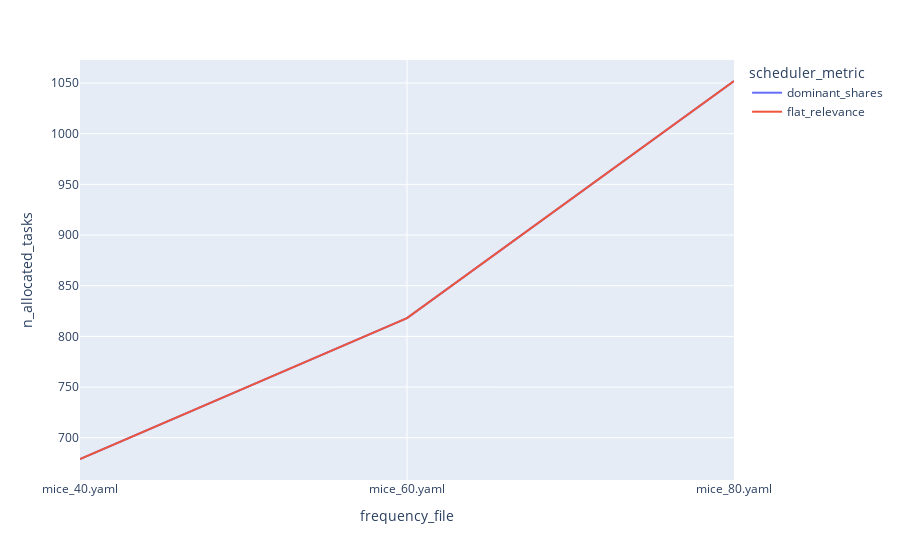

Notebook code for this chart:
### Markdown cell above
#### BudgetUnlocking - Dominant_Shares vs FlatRelevance
- N = 120

### Code cell
q = df.query("(scheduler_metric == 'dominant_shares' or scheduler_metric == 'flat_relevance') and scheduler_N == 120").sort_values(["frequency_file"])
px.line(q, x="frequency_file", y="n_allocated_tasks", color='scheduler_metric')

### Figure 1 — Plotly figure (JSON) as saved in the notebook; plotly's stock layout.template omitted (floating-point values rounded to 4 significant figures)
{"data": [{"hovertemplate": "scheduler_metric=dominant_shares<br>frequency_file=%{x}<br>n_allocated_tasks=%{y}<extra></extra>", "legendgroup": "dominant_shares", "line": {"color": "#636efa", "dash": "solid"}, "marker": {"symbol": "circle"}, "mode": "lines", "name": "dominant_shares", "orientation": "v", "showlegend": true, "type": "scatter", "x": ["mice_40.yaml", "mice_60.yaml", "mice_80.yaml"], "xaxis": "x", "y": [679, 818, 1052], "yaxis": "y"}, {"hovertemplate": "scheduler_metric=flat_relevance<br>frequency_file=%{x}<br>n_allocated_tasks=%{y}<extra></extra>", "legendgroup": "flat_relevance", "line": {"color": "#EF553B", "dash": "solid"}, "marker": {"symbol": "circle"}, "mode": "lines", "name": "flat_relevance", "orientation": "v", "showlegend": true, "type": "scatter", "x": ["mice_40.yaml", "mice_60.yaml", "mice_80.yaml"], "xaxis": "x", "y": [679, 818, 1052], "yaxis": "y"}], "layout": {"legend": {"title": {"text": "scheduler_metric"}, "tracegroupgap": 0}, "margin": {"t": 60}, "xaxis": {"anchor": "y", "domain": [0, 1], "title": {"text": "frequency_file"}}, "yaxis": {"anchor": "x", "domain": [0, 1], "title": {"text": "n_allocated_tasks"}}}}
